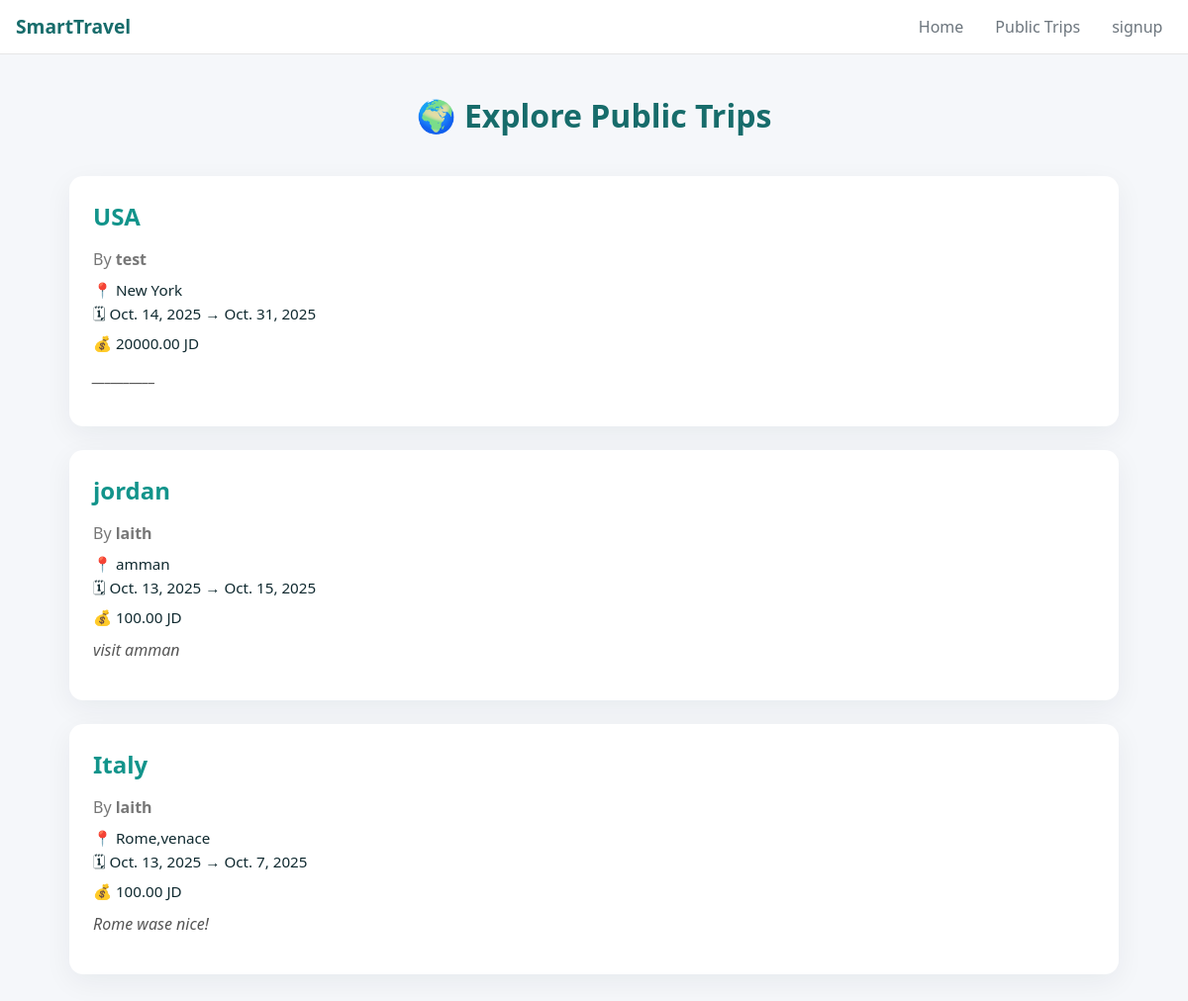
Page /public-trips/ on the earlier database version.
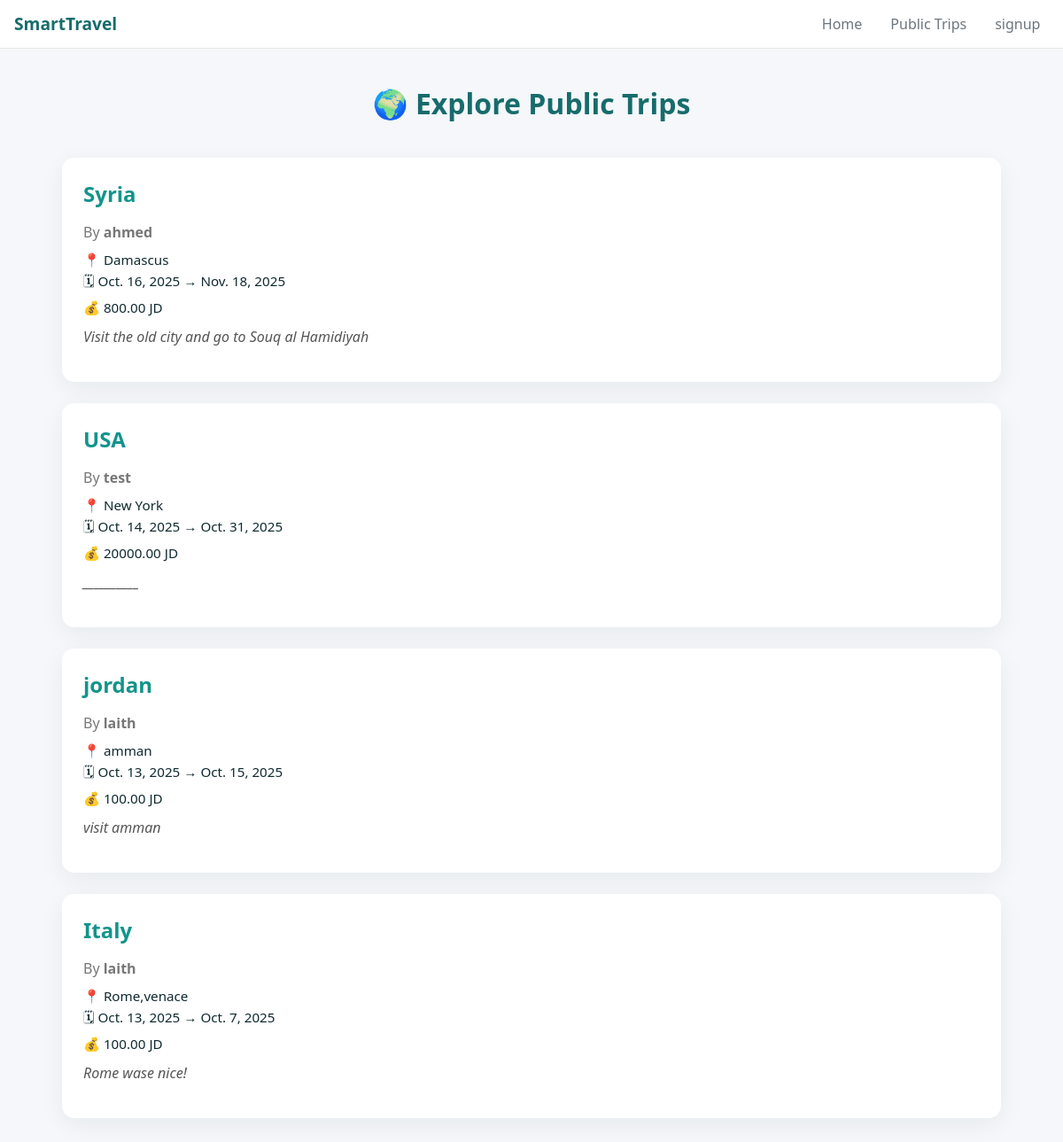
Same page on the later database version.
### planner/models.py (models this page shows, shortened)
class Trip(models.Model):
    user = models.ForeignKey(User, on_delete=models.CASCADE)
    title = models.CharField(max_length=200)
    destination = models.CharField(max_length=200)
    start_date = models.DateField()
    end_date = models.DateField()
    budget = models.DecimalField(max_digits=10, decimal_places=2)
    description = models.TextField(blank=True, null= True)
    is_public = models.BooleanField(default=False)
    review = models.TextField(blank=True, null=True)
    created_at = models.DateTimeField(auto_now_add=True)

### planner/views.py (the view)
# urls.py: path('public-trips/', views.public_trips, name='public_trips'),
def public_trips(request):
    trips = Trip.objects.filter(is_public=True).order_by('-created_at')
    if request.method == 'POST':
        if not request.user.is_authenticated:
            return redirect('login')
        form = ReviewForm(request.POST)
        trip_id = request.POST.get('trip_id')
        trip = get_object_or_404(Trip, id=trip_id)
        if form.is_valid():
            review = form.save(commit=False)
            review.trip = trip
            review.user = request.user
            review.save()
            return redirect('public_trips')
    else:
        form = ReviewForm()
    return render(request, 'trip/public_trips.html', {
        'public_trips': trips,
        'form': form
    })

### planner/templates/trip/public_trips.html (shortened to what this page needs)
{% extends 'base.html' %}
{% load static %}
{% block content %}
<div class="public-trips-container">
  <h1 class="page-title">🌍 Explore Public Trips</h1>
  {% if public_trips %}
  <div class="trip-cards">
    {% for trip in public_trips %}
    <a href="{% url 'public_trip_detail' trip.id %}" class="destination-link">
    <div class="trip-card">
      <div class="trip-header">
        <h2>{{ trip.title }}</h2>
        <p class="trip-author">By <strong>{{ trip.user.username }}</strong></p>
      </div>
      <p class="trip-destination">📍 {{ trip.destination }}</p>
      <p class="trip-date">🗓 {{ trip.start_date }} → {{ trip.end_date }}</p>
      <p class="trip-budget">💰 {{ trip.budget }} JD</p>
      {% if trip.description %}
      <p class="trip-desc">{{ trip.description }}</p>
      {% endif %}
    </div>
  </a>
    {% endfor %}
 </div>
  {% else %}
  <p class="no-trips">No public trips yet 😢</p>
  {% endif %}
</div>
{% endblock %}

### planner/templates/base.html (shortened to what this page needs)
<!DOCTYPE html>
<html lang="en">
<head>
{% load static %}
<link rel="stylesheet" href="{% static 'css/base.css' %}">
<link rel="stylesheet" href="{% static 'css/home.css' %}">
<link rel="stylesheet" href="{% static 'css/add_trip.css' %}">
<link rel="stylesheet" href="{% static 'css/public_trips.css' %}">
</head>
<body>
<header class="site-header">
    <div class = "header-inner">
        <a href="{% url "home" %}" class= "brand">SmartTravel</a>
        <nav>
            <ul class="nav-list">
                {% if user.is_authenticated %}
                    <li><a href="{% url "home" %}">Home</a></li>
                    <li><a href="{% url "public_trips" %}">Public Trips</a></li>
                    <li><a href="{% url "my_trips" %}">My Trips</a></li>
                    <li><a href="{% url "add_trip" %}">New Trips</a></li>
                    <li>
                        <form id="logout-form" method= "post" action="{% url "logout" %}">
                            {% csrf_token %}
                        <button type="submit">logout</button>
                        </form>
                    </li>
            {% else %}
                <li><a href="{% url "home" %}">Home</a></li>
                <li><a href="{% url "public_trips" %}">Public Trips</a></li>
                <li><a href="{% url "signup" %}">signup</a></li>
            {% endif %}
            </ul>
        </nav>
    </div>
</header>
<main class="container">
    {% block content %}{% endblock  %}
</main>
</body>
</html>

### planner/static/css/base.css (style rules this page uses)
:root { --primary: #176c6b; --primary-2: #12948b; --bg: #f6f7f8; --card: #ffffff; --muted: #6c757d; --logout-color: #721818; --accent: #e76f51; --dark: #102a30; --radius: 14px; --shadow: 0 8px 28px rgba(16, 42, 48, 0.06); }
* { box-sizing: border-box }
body { margin: 0; font-family: system-ui, -apple-system, "Segoe UI", Roboto, Arial; background: var(--bg); color: #111; font-size: 16px; }
.container { padding: 1rem 2rem; width: 100%; margin: 0; max-width: none; }
.site-header { background: var(--card); border-bottom: 1px solid #e6e6e6; width: 100%; }
.header-inner { display: flex; align-items: center; justify-content: space-between; padding: 0.6rem 2rem; }
.brand { font-weight: 700; color: var(--primary); text-decoration: none; font-size: 1.2rem; }
.nav-list { list-style: none; display: flex; gap: .8rem; margin: 0; padding: 0; align-items: center; }
.nav-list a { text-decoration: none; color: var(--muted); padding: 0.4rem 0.6rem; display: block; }
@media (min-width:768px) { .header-inner { padding: .6rem 1rem; } }

### planner/static/css/home.css (style rules this page uses)
:root { --primary: #176c6b; --primary-2: #12948b; --accent: #e76f51; --muted: #6c757d; --bg: #f5f7fa; --card: #ffffff; --dark: #102a30; --radius: 14px; --shadow: 0 8px 28px rgba(16, 42, 48, 0.06); }
* { box-sizing: border-box }
body { margin: 0; font-family: "Segoe UI", Tahoma, Geneva, Verdana, sans-serif; background: var(--bg); color: var(--dark); -webkit-font-smoothing: antialiased; }
.container { width: 100%; max-width: 1200px; margin: 0 auto; padding: 0; }
.destination-link { text-decoration: none; color: inherit; display: block; transition: transform 0.2s ease; }

### planner/static/css/add_trip.css (style rules this page uses)
body { background: var(--bg); font-family: 'Inter', sans-serif; color: var(--dark); -webkit-font-smoothing: antialiased; }
.page-title { font-size: 1.9rem; color: var(--primary); font-weight: 700; margin-bottom: 10px; }

### planner/static/css/public_trips.css (style rules this page uses)
body { background: var(--bg); font-family: "Segoe UI", Tahoma, Geneva, Verdana, sans-serif; color: var(--dark); margin: 0; }
.public-trips-container { max-width: 1100px; margin: 40px auto; padding: 0 20px; }
.page-title { text-align: center; font-size: 2rem; margin-bottom: 40px; color: var(--primary); }
.trip-cards { display: grid; gap: 24px; }
.trip-card { background: var(--card); border-radius: var(--radius); padding: 24px; box-shadow: var(--shadow); transition: transform 0.2s ease, box-shadow 0.2s ease; }
.trip-header h2 { margin: 0; color: var(--primary-2); }
.trip-author { color: #777; margin-bottom: 10px; }
.trip-destination, .trip-date, .trip-budget { font-size: 0.95rem; margin: 4px 0; }
.trip-desc { margin-top: 12px; color: #555; font-style: italic; }

Differences in the rows shown:
added Trip: title "Syria", user.username "ahmed", destination "Damascus", start_date "Oct. 16, 2025", end_date "Nov. 18, 2025", budget "800.00", description "Visit the old city and go to Souq al Hamidiyah"
